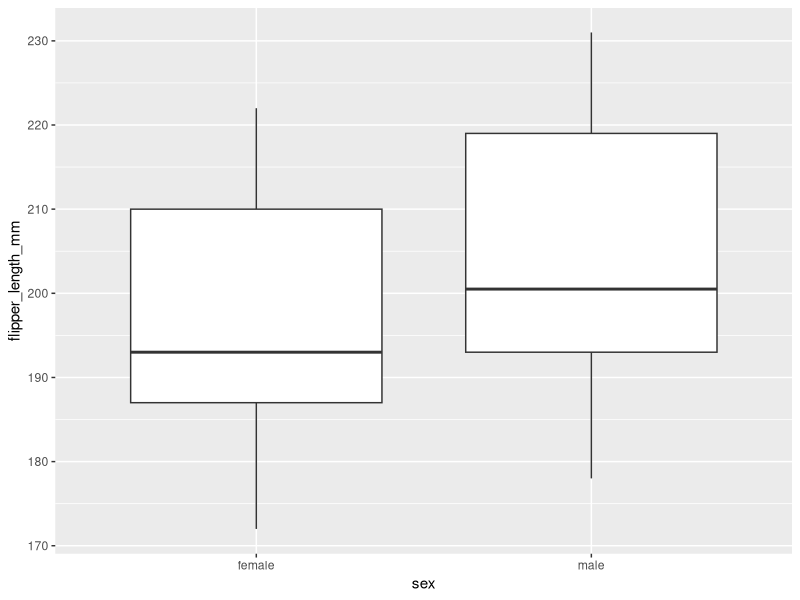

This figure's R source:
## ---- chunk 1
### load libraries
library(palmerpenguins)
library(tidyverse)
library(here)

#load the data and check the data before we do the manipulation
glimpse(penguins)
head(penguins)

## ---- chunk 2
## try the filter() function
filter(.data = penguins, sex == "female")
# "=" mean sets an argument to the future
# "==" is exactly same to 

filter(.data = penguins, year == "2008") #filter data in year 2008
filter(.data = penguins, body_mass_g > 5000) #filter data where body mass is greater than 5000

filter(.data = penguins, sex == "female" & body_mass_g > 5000) # "& and comma is the same
filter(.data = penguins, sex == "female" , body_mass_g > 5000)
filter(.data = penguins, sex == "females" | body_mass_g > 5000) # or


filter(.data = penguins, year %in% c("2008","2009"))
filter(.data = penguins, island != "Dream")                      # data from island except dream
filter(.data = penguins, species %in% c("Adelie","Gentoo"))

filter(.data = penguins,
       body_mass_g <5000,
       body_mass_g > 300)



#### MUTATE == add a new data column 
data2 <- mutate(.data = penguins, body_mass_kg = body_mass_g / 1000)
view(data2)

## add multiple data column
data2 <- mutate(.data = penguins, 
                body_mass_kg = body_mass_g / 1000,
                bill_length_depth = bill_length_mm/bill_depth_mm)

#assign new data column
data2<- mutate(.data = penguins,
               after_2008 = ifelse(year>2008, "After 2008", "Before 2008"))
View(data2)

data2 <- mutate(.data = penguins, 
                penguin_size = bill_length_mm + body_mass_g, 
                penguin_category = ifelse(body_mass_g > 5000, "Big", "Small"))
view(data2)


##### PIPING THE DATA
penguins %>% # use penguin dataframe
  filter(sex == "female") %>% #select females
  mutate(log_mass = log(body_mass_g)) #calculate log biomass


#### select() function
penguins %>% # use penguin dataframe
  filter(sex == "female") %>% #select females
  mutate(log_mass = log(body_mass_g)) %>% #calculate log biomass
  select(species, island, sex, log_mass) #select only these column

penguins %>% # use penguin dataframe
  filter(sex == "female") %>% #select females
  mutate(log_mass = log(body_mass_g)) %>% #calculate log biomass
  select(!species) #select all except species

#if you want to rename the column 
penguins %>% # use penguin dataframe
  filter(sex == "female") %>% #select females
  mutate(log_mass = log(body_mass_g)) %>% #calculate log biomass
  select(Species = species, Island = island, Sex = sex, Log_mass = log_mass) #select only these column

#### do the summary but dont count the NA value
 penguins %>% # 
  summarise(mean_flipper = mean(flipper_length_mm, na.rm=TRUE))
 
 penguins %>% # 
  summarise(mean_flipper = mean(flipper_length_mm, na.rm=TRUE),
            min_flipper = min(flipper_length_mm, na.rm=TRUE))

 #### group_by() function 
 penguins %>%
  group_by(island) %>%
  summarise(mean_bill_length = mean(bill_length_mm, na.rm = TRUE),
            max_bill_length = max(bill_length_mm, na.rm=TRUE))
 
#### removes NA
 penguins %>%
  drop_na(sex) %>% #any NA in sex column, drop it! %>%
 group_by(island, sex) %>%
   summarise(mean_bill_length = mean(bill_length_mm, na.rm = T),
             Max_bill_length = max(bill_length_mm, na.rm = T))
 
 ### adding ggplot to data without NA
 penguins %>%
  drop_na(sex) %>%
  ggplot(aes(x = sex, y = flipper_length_mm)) +
  geom_boxplot()
 
 
